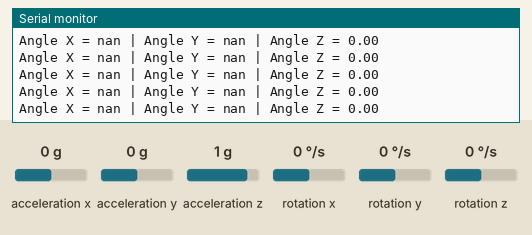
Recording of a sketch running on a simulated Arduino Uno, built with avr-gcc and run on an emulated ATmega328P. On the bench: the last lines printed to the serial monitor. Wiring (inferred from the names in the program): MPU-6050 motion sensor at I2C address 0x68. The test bench sets the inputs (shaded band); at power-on: rotation z 0 °/s, acceleration x 0 g, acceleration y 0 g, acceleration z 1 g, rotation x 0 °/s, rotation y 0 °/s.

Above: at 5.2 s.
5.3 s: rotation z set to -192 °/s
At 6.1 s:
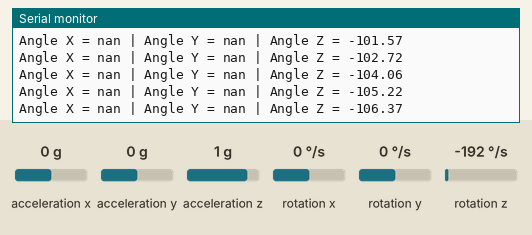
8.3 s: rotation z set to 192 °/s
At 9.3 s:
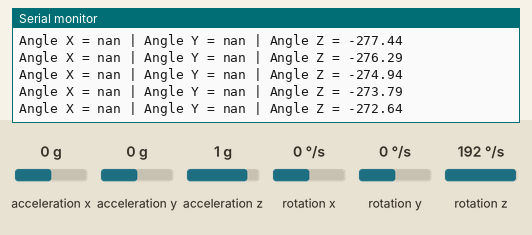
11.3 s: rotation z set to -100 °/s
At 12.4 s:
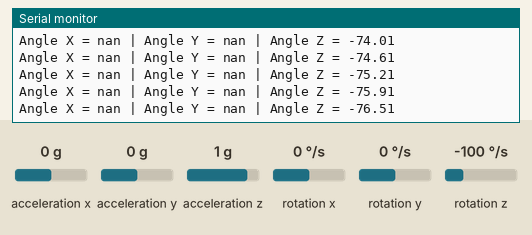
14.3 s: rotation z set to 100 °/s
At 14.9 s:
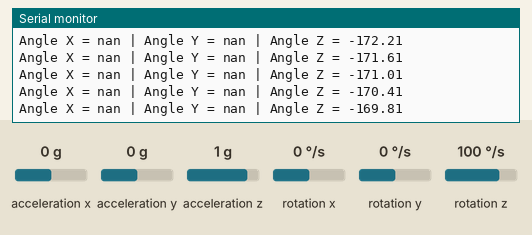
17.3 s: acceleration x set to -1.4 g
At 18.4 s:
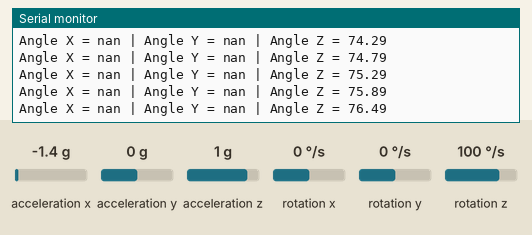
Timing chart, 0 to 20.3 s (numbered marks = the images above; inputs shaded):
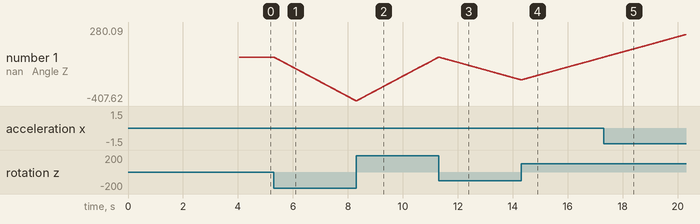

Measured:
- after the input at 5.3 s, the serial monitor: prints a new line at once (image 1)
- plotted number 1: 0 → -406.46 after the input at 5.3 s

The sketch:

accel.ino
```cpp
// MPU-6050 Short Example Sketch
// By Arduino User JohnChi
// August 17, 2014
// Public Domain
#include<Wire.h>


#define RAD_TO_DEG 57.2958279088


const int MPU=0x68;  // I2C address of the MPU-6050

//int AcX,AcY,AcZ,Tmp,GyX,GyY,GyZ;

//angles
float angle_x;
float angle_y;
float angle_z;

//calibration values
float    base_acc_x;
float    base_acc_y;
float    base_acc_z;
float    base_tmp;
float    base_gyro_x;
float    base_gyro_y;
float    base_gyro_z;

//IMU values
typedef struct {
  long AX;
  long AY;
  long AZ;
  long TMP;
  long GX;
  long GY;
  long GZ;
} imu_readings;

//timestamp of last IMU reading
unsigned long last_update;


int read_imu_raw(uint8_t *ptr) {
  imu_readings* data = (imu_readings *) ptr;

  Wire.beginTransmission(MPU);
  Wire.write(0x3B);  // starting with register 0x3B (ACCEL_XOUT_H)
  Wire.endTransmission(false);
  Wire.requestFrom(MPU,14,true);  // request a total of 14 registers
  data->AX=Wire.read()<<8|Wire.read();  // 0x3B (ACCEL_XOUT_H) & 0x3C (ACCEL_XOUT_L)
  data->AY=Wire.read()<<8|Wire.read();  // 0x3D (ACCEL_YOUT_H) & 0x3E (ACCEL_YOUT_L)
  data->AZ=Wire.read()<<8|Wire.read();  // 0x3F (ACCEL_ZOUT_H) & 0x40 (ACCEL_ZOUT_L)
  data->TMP=Wire.read()<<8|Wire.read();  // 0x41 (TEMP_OUT_H) & 0x42 (TEMP_OUT_L)
  data->GX=Wire.read()<<8|Wire.read();  // 0x43 (GYRO_XOUT_H) & 0x44 (GYRO_XOUT_L)
  data->GY=Wire.read()<<8|Wire.read();  // 0x45 (GYRO_YOUT_H) & 0x46 (GYRO_YOUT_L)
  data->GZ=Wire.read()<<8|Wire.read();  // 0x47 (GYRO_ZOUT_H) & 0x48 (GYRO_ZOUT_L)

  /*
  Serial.print("rawX = "); Serial.print(data->AX);
  Serial.print(" | rawY = "); Serial.print(data->AY);
  Serial.print(" | rawZ = "); Serial.print(data->AZ);
  Serial.print(" | raw Tmp = "); Serial.print(data->TMP);
  Serial.print(" | rawX = "); Serial.print(data->GX);
  Serial.print(" | rawY = "); Serial.print(data->GY);
  Serial.print(" | rawZ = "); Serial.println(data->GZ);
  */
}


void calibrate_imu() {
  imu_readings raw;
  imu_readings sum = {0,0,0,0,0,0,0};
  read_imu_raw((uint8_t *) &raw);

  int readings = 20;

  for (int i=0; i<readings; i++) {
    read_imu_raw((uint8_t *) &raw);
    //Serial.print("sumX = "); Serial.println(sum.AX);
    sum.AX += raw.AX;
    sum.AY += raw.AY;
    sum.AZ += raw.AZ;
    sum.TMP += raw.TMP;
    sum.GX += raw.GX;
    sum.GY += raw.GY;
    sum.GZ += raw.GZ;
    delay(100);
  }
  base_acc_x = sum.AX / readings;
  base_acc_y = sum.AY / readings;
  base_acc_z = sum.AZ / readings;
  base_tmp = sum.TMP / readings;
  base_gyro_x = sum.GX / readings;
  base_gyro_y = sum.GY / readings;
  base_gyro_z = sum.GZ / readings;
}


int read_imu(uint8_t *ptr) {
  read_imu_raw(ptr);
  imu_readings *data = (imu_readings *) ptr;

  data->AX = data->AX - base_acc_x;
  //data->AX = map(data->AX, -90, 90, -32768, 32768);
  data->AY = data->AY - base_acc_y;
  //data->AY = map(data->AY, -90, 90, -32768, 32768);
  data->AZ = data->AZ - base_acc_z;
  //data->AZ = map(data->AZ, -90, 90, -32768, 32768);
  data->TMP = (data->TMP - base_tmp)/340.00+36.53;
  data->GX = (data->GX - base_gyro_x)/131;
  data->GY = (data->GY - base_gyro_y)/131;
  data->GZ = (data->GZ - base_gyro_z)/131;
}

int update_angles() {
  unsigned long now = millis();
  imu_readings raw;
  read_imu((uint8_t *) &raw);

  float accel_angle_y = atan(-1*raw.AX / sqrt(pow(raw.AY,2) + pow(raw.AZ,2))) * RAD_TO_DEG;
  float accel_angle_x = atan(raw.AY / sqrt(pow(raw.AX,2) + pow(raw.AZ,2))) * RAD_TO_DEG;
  float accel_angle_z = 0;

  float dt = (now - last_update) / 1000.0;
  float gyro_angle_x = raw.GX * dt + angle_x;
  float gyro_angle_y = raw.GY * dt + angle_y;
  float gyro_angle_z = raw.GZ * dt + angle_z;

  //complementary filter
  float alpha = 0.98;
  angle_x = alpha*gyro_angle_x + (1.0 - alpha)*accel_angle_x;
  angle_y = alpha*gyro_angle_y + (1.0 - alpha)*accel_angle_y;
  angle_z = gyro_angle_z;  //Accelerometer doesn't give z-angle

  last_update = millis();
}


void setup(){
  Wire.begin();
  Wire.beginTransmission(MPU);
  Wire.write(0x6B);  // PWR_MGMT_1 register
  Wire.write(0);     // set to zero (wakes up the MPU-6050)
  Wire.endTransmission(true);
  Serial.begin(57600);
  calibrate_imu();

  delay(1000);

  Serial.print("CalX = "); Serial.print(base_acc_x);
  Serial.print(" | CalY = "); Serial.print(base_acc_y);
  Serial.print(" | CalZ = "); Serial.print(base_acc_z);
  Serial.print(" | Tmp = "); Serial.print(base_tmp);  //equation for temperature in degrees C from datasheet
  Serial.print(" | GyX = "); Serial.print(base_gyro_x);
  Serial.print(" | GyY = "); Serial.print(base_gyro_y);
  Serial.print(" | GyZ = "); Serial.println(base_gyro_z);

  delay(1000);
}

void loop(){
  update_angles();

  Serial.print("Angle X = "); Serial.print(angle_x);
  Serial.print(" | Angle Y = "); Serial.print(angle_y);
  Serial.print(" | Angle Z = "); Serial.println(angle_z);

  //delay(1000);
}
```
